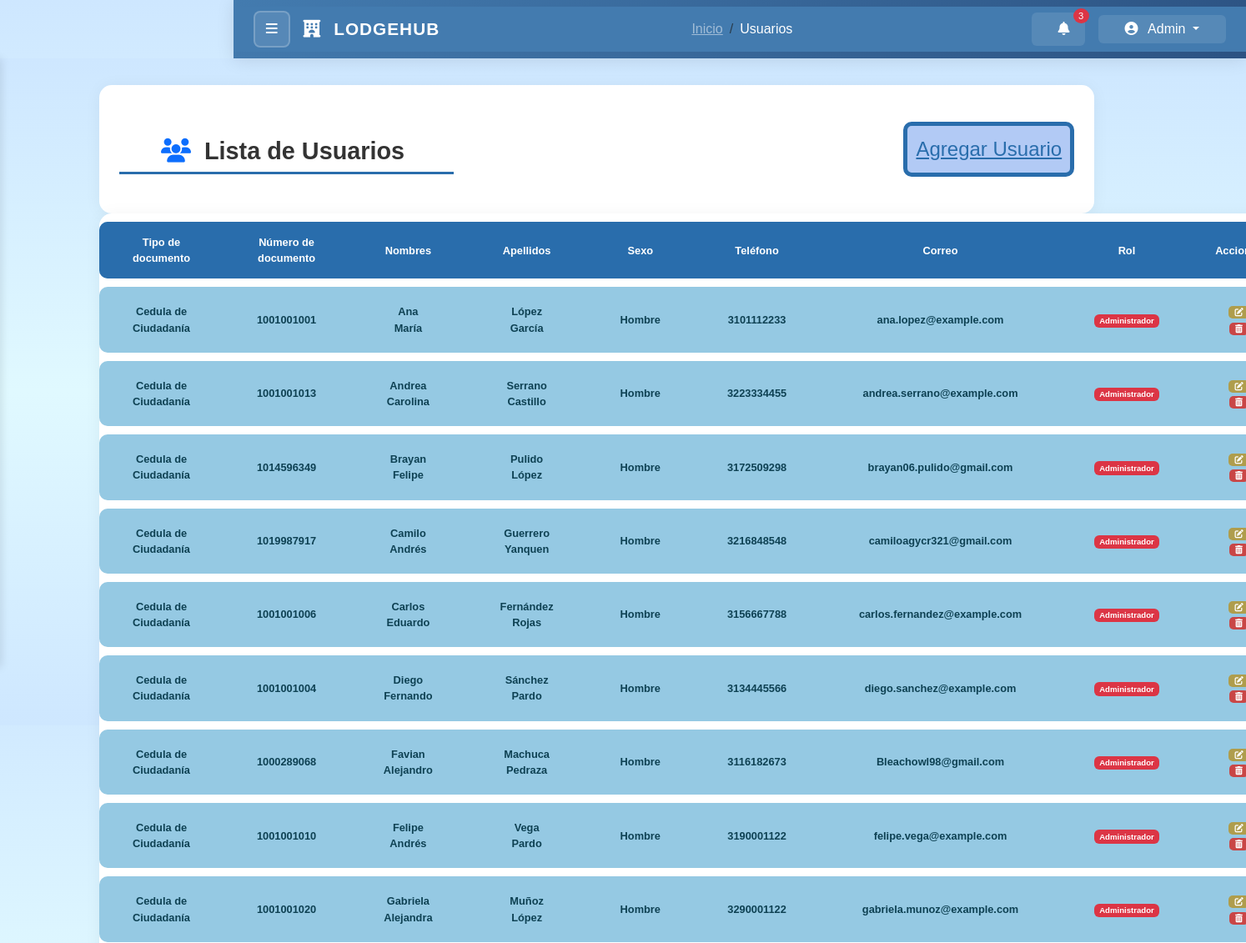
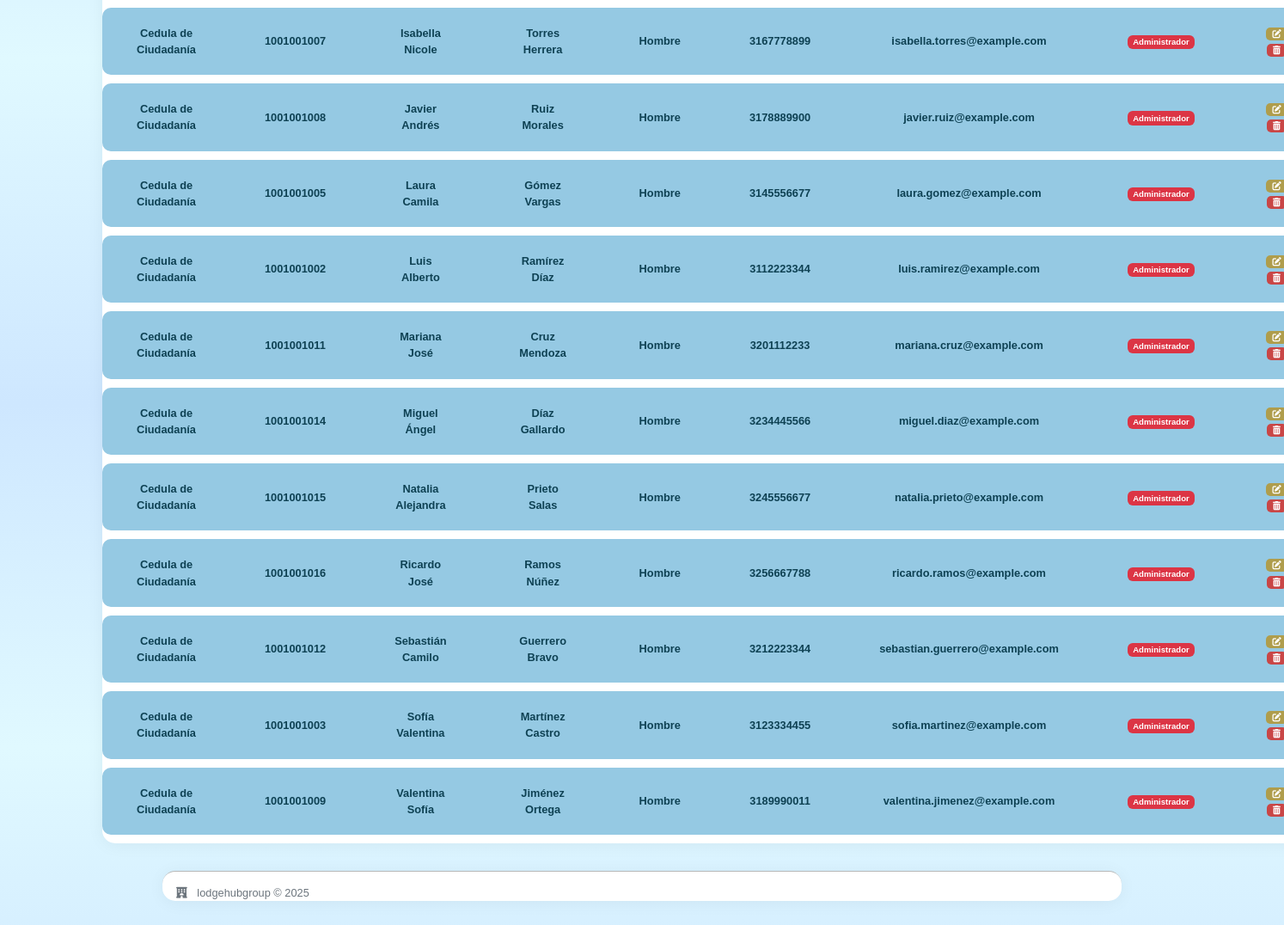
/app/views/Usuarios/lista.php, run on the app's committed database (2 pictures, top to bottom).
### tables this page shows
CREATE TABLE IF NOT EXISTS tp_empleados(numDocumento VARCHAR (15) NOT NULL,
                                nombres VARCHAR (40) NOT NULL,
                                apellidos VARCHAR (40) NOT NULL,
                                direccion VARCHAR (30) NOT NULL,
                                fechaNacimiento DATE NOT NULL,
                                numTelefono VARCHAR (15) NOT NULL,
                                telEmergencia VARCHAR (15) NOT NULL,
                                password varchar (255) NOT NULL,
                                correo VARCHAR (250) NOT NULL,
                                rnt int (10) ,
                                nit int (10) ,
                                foto varchar (255),
                                solicitarContraseña ENUM('0','1') ,
                                tokenPassword varchar (100) ,
                                sesionCaducada ENUM('Activo','Inactivo') NOT NULL DEFAULT 'Activo',
                                sexo INT (3) NOT NULL,
                                tipoDocumento INT (3) NOT NULL,
                                roles INT (3) NOT NULL,
                                

                                PRIMARY KEY (numdocumento),
                                FOREIGN KEY (sexo) REFERENCES td_sexo (id),
                                FOREIGN KEY (tipoDocumento) REFERENCES td_tipodocumento (id),
                                FOREIGN KEY (roles) REFERENCES td_roles (id)
                                );

CREATE TABLE IF NOT EXISTS td_tipoDocumento(id INT (3) AUTO_INCREMENT NOT NULL,
                                            descripcion VARCHAR (30) NOT NULL,

                                            PRIMARY KEY (id)
                                            );

CREATE TABLE IF NOT EXISTS td_sexo (id INT (3) AUTO_INCREMENT NOT NULL,
                                    descripcion VARCHAR (20) NOT NULL,

                                    PRIMARY KEY (id)
                                    );

CREATE TABLE IF NOT EXISTS td_roles (id INT (3) AUTO_INCREMENT NOT NULL,
                                    descripcion VARCHAR (20) NOT NULL,

                                    PRIMARY KEY (id)
                                    );

### app/models/Usuario.php (called while the page is built, shortened)
<?php
class Usuario
{
    private $db;
    public function __construct($database_connection)
    {
        $this->db = $database_connection;
    }
    public function obtenerTodos()
    {
        $sql = "SELECT
                    d.descripcion AS tipo_documento,
                    e.numDocumento,
                    e.nombres,
                    e.apellidos,
                    s.descripcion AS sexo,
                    e.numTelefono,
                    e.telEmergencia,
                    e.correo,
                    r.descripcion AS rol
                FROM tp_empleados e
                INNER JOIN td_tipodocumento d ON e.tipoDocumento = d.id
                INNER JOIN td_sexo s ON e.sexo = s.id
                INNER JOIN td_roles r ON e.roles = r.id
                ORDER BY e.nombres ASC";
        try {
            $stmt = $this->db->prepare($sql);
            $stmt->execute();
            return $stmt->fetchAll(PDO::FETCH_ASSOC);
        } catch (PDOException $e) {
            error_log($e->getMessage());
            return [];
        }
    }
}

### app/views/Usuarios/lista.php (the view, shortened to what this page needs)
<?php
require_once __DIR__ . '/../../../app/Models/Usuario.php';
$db = conexionDB();
$usuarioModel = new Usuario($db);
$usuarios = $usuarioModel->obtenerTodos();
$pageTitle = "Usuarios";
$userName = "Admin";
?>
<!DOCTYPE html>
<html lang="es">
<head>
    <link href="https://cdn.jsdelivr.net/npm/bootstrap@5.3.7/dist/css/bootstrap.min.css" rel="stylesheet">
    <link rel="stylesheet" href="https://cdnjs.cloudflare.com/ajax/libs/font-awesome/6.1.1/css/all.min.css">
    <link href="../../../public/assets/css/layoutStyles.css" rel="stylesheet">
    <link rel="stylesheet" href="../../../public/assets/css/styles.css">
</head>
<body>
<?php
include '../Layouts/navbar.php';
?>
<main class="main-content" id="mainContent">
    <div class="container mt-4">
        <div class="user-header">
            <h2 class="form-title">
                <i class="fas fa-users text-primary me-2"></i>
                Lista de Usuarios
            </h2>
            <a href="crear.php" class="btn-add" title="Agregar Usuario">
                Agregar Usuario
            </a>
        </div>
        <table class="user-table">
            <thead class="user-table-header">
                <tr>
                    <th>Tipo de documento</th>
                    <th>Número de documento</th>
                    <th>Nombres</th>
                    <th>Apellidos</th>
                    <th>Sexo</th>
                    <th>Teléfono</th>
                    <th>Correo</th>
                    <th>Rol</th>
                    <th>Acciones</th>
                </tr>
            </thead>
            <tbody class="user-table-body">
                <?php if (empty($usuarios)): ?>
                    <tr>
                        <td colspan="9" style="text-align: center;">
                            <i class="fas fa-users fa-3x text-muted mb-3"></i>
                            <p class="text-muted">No hay usuarios registrados.</p>
                        </td>
                    </tr>
                <?php else: ?>
                    <?php foreach ($usuarios as $usuario): ?>
                        <tr>
                            <td><?php echo htmlspecialchars($usuario['tipo_documento']); ?></td>
                            <td><?php echo htmlspecialchars($usuario['numDocumento']); ?></td>
                            <td><?php echo htmlspecialchars($usuario['nombres']); ?></td>
                            <td><?php echo htmlspecialchars($usuario['apellidos']); ?></td>
                            <td><?php echo htmlspecialchars($usuario['sexo']); ?></td>
                            <td><?php echo htmlspecialchars($usuario['numTelefono']); ?></td>
                            <td><?php echo htmlspecialchars($usuario['correo']); ?></td>
                            <td>
                                <?php
                                $rolClass = '';
                                switch(strtolower($usuario['rol'])) {
                                    case 'administrador':
                                        $rolClass = 'bg-danger';
                                        break;
                                }
                                ?>
                                <span class="badge <?php echo $rolClass; ?>">
                                    <?php echo htmlspecialchars($usuario['rol']); ?>
                                </span>
                            </td>
                            <td class="action-links">
                                <a href="editar.php?id=<?php echo htmlspecialchars($usuario['numDocumento']); ?>"
                                   class="btn-edit" title="Editar">
                                    <i class="fas fa-edit"></i>
                                </a>
                                <a href="eliminar.php?id=<?php echo htmlspecialchars($usuario['numDocumento']); ?>"
                                   class="btn-delete" title="Eliminar"
                                   onclick="return confirm('¿Estás seguro de que deseas eliminar este usuario?');">
                                    <i class="fas fa-trash-alt"></i>
                                </a>
                            </td>
                        </tr>
                    <?php endforeach; ?>
                <?php endif; ?>
            </tbody>
        </table>
        <footer class="form-footer">
            <i class="fas fa-hotel me-2"></i>
            lodgehubgroup © 2025
        </footer>
    </div>
</main>
</body>
</html>

### app/views/layouts/navbar.php (shortened to what this page needs)
<nav class="navbar navbar-expand-lg" id="navbar">
    <div class="container-fluid">
        <button class="btn-sidebar-toggle me-3" onclick="toggleSidebar()" title="Abrir/Cerrar Menú">
            <i class="fas fa-bars"></i>
        </button>
        <div class="collapse navbar-collapse" id="navbarSupportedContent">
            <div class="navbar-brand-container">
                <span class="navbar-brand">
                    <i class="fas fa-hotel me-2"></i>
                    LODGEHUB
                </span>
            </div>
            <nav aria-label="breadcrumb" class="mx-auto d-none d-lg-block">
                <ol class="breadcrumb mb-0">
                    <li class="breadcrumb-item"><a href="#" class="text-white-50">Inicio</a></li>
                    <li class="breadcrumb-item active text-white" aria-current="page"><?php echo isset($pageTitle) ? $pageTitle : 'Página'; ?></li>
                </ol>
            </nav>
            <div class="navbar-user">
                <div class="d-flex align-items-center gap-3">
                    <div class="dropdown">
                        <button class="btn btn-notification" type="button" data-bs-toggle="dropdown">
                            <i class="fas fa-bell"></i>
                            <span class="notification-badge">3</span>
                        </button>
                    </div>
                    <div class="dropdown">
                        <button class="btn btn-user dropdown-toggle" type="button" data-bs-toggle="dropdown">
                            <i class="fas fa-user-circle me-2"></i>
                            <span class="d-none d-md-inline"><?php echo isset($userName) ? $userName : 'Admin'; ?></span>
                        </button>
                    </div>
                </div>
            </div>
        </div>
    </div>
</nav>

### public/assets/css/layoutStyles.css (style rules this page uses)
:root { --primary-color: #437baf; --primary-dark: #2c5282; --sidebar-width: 280px; --navbar-height: 70px; }
.main-content { margin-top: var(--navbar-height); margin-left: 0; transition: margin-left 0.3s ease; min-height: calc(100vh - var(--navbar-height)); }
#navbar { background: linear-gradient(135deg, var(--primary-color), var(--primary-dark)) !important; box-shadow: 0 2px 20px rgba(0,0,0,0.1); border: none; margin-left: 280px; position: fixed; top: 0; left: 0; right: 0; z-index: 1050; height: var(--navbar-height); }
.navbar .container-fluid { padding: 0.8rem 1.5rem; height: 100%; }
.btn-sidebar-toggle { background: rgba(255,255,255,0.1); border: 2px solid rgba(255,255,255,0.2); color: white; padding: 0.5rem 0.8rem; border-radius: 8px; transition: all 0.3s ease; }
.navbar-brand { color: white !important; font-weight: 700; font-size: 1.3rem; text-transform: uppercase; letter-spacing: 1px; }
.breadcrumb { background: none; padding: 0; }
.btn-notification { background: rgba(255,255,255,0.1); border: none; color: white; width: 40px; height: 40px; border-radius: 50%; position: relative; transition: all 0.3s ease; }
.notification-badge { position: absolute; top: -5px; right: -5px; background: #dc3545; color: white; font-size: 0.7rem; padding: 0.2rem 0.4rem; border-radius: 50%; min-width: 18px; height: 18px; display: flex; align-items: center; justify-content: center; }
.btn-user { background: rgba(255,255,255,0.1); border: 2px solid rgba(255,255,255,0.2); color: white; padding: 0.5rem 1rem; border-radius: 25px; font-weight: 500; transition: all 0.3s ease; }
.container.mt-4 { padding: 2rem; }
body { font-family: 'Segoe UI', Tahoma, Geneva, Verdana, sans-serif; background: #f8f9fa; }
.user-header { margin-bottom: 2rem; display: flex; justify-content: space-between; align-items: center; background: white; padding: 1.5rem; border-radius: 15px; box-shadow: 0 2px 20px rgba(0,0,0,0.05); }
.user-header .form-title { color: #333; margin: 0; font-size: 1.8rem; font-weight: 600; }
.user-table { background: white; border-radius: 15px; overflow: hidden; box-shadow: 0 2px 20px rgba(0,0,0,0.05); margin-bottom: 2rem; }
.form-footer { background: white; padding: 1rem; text-align: center; border-radius: 15px; box-shadow: 0 2px 20px rgba(0,0,0,0.05); color: #666; margin-top: 2rem; }

### public/assets/css/styles.css (style rules this page uses)
html, body { font-family: "Arial", sans-serif; background: linear-gradient(#cee7ff, #e0f9ff, #cee7ff); justify-content: center; align-items: center; width: auto; margin: 0; padding: 0; height: 100%; }
.form-title { color: #296dac; font-weight: 645; font-size: 2.0em; margin-bottom: 30px; margin-left: 70px; border-bottom: 3px solid #296DAC; padding-top: 15px; padding-left: 50px; padding-bottom: 8px; width: 35%; }
.form-footer { margin: 20px 70px; padding-top: 15px; padding-bottom: 0px; font-size: 0.8em; color: #6c757d; text-align: left; border-top: 1px solid #b8b8b8; }
.user-header { display: flex; flex-wrap: wrap; justify-content: space-between; width: 95%; margin-bottom: 0px; }
.user-table { width: 100%; border-collapse: separate; border-spacing: 0 10px; color: #0E4153; font-size: 0.8em; font-weight: 550; overflow-y: auto; }
.user-table tr { background-color: #95C9E3; padding: 15px 20px; text-align: center; }
.user-table th { background-color: #296dac; color: #ffffff; padding: 15px 20px; text-align: center; }
.user-table td { padding: 20px 40px; text-align: center; }
.user-table th:first-child, .user-table tr td:first-child { border-top-left-radius: 10px; border-bottom-left-radius: 10px; }
.user-table th:last-child, .user-table tr td:last-child { border-top-right-radius: 10px; border-bottom-right-radius: 10px; }
.btn-delete { background-color: rgb(201, 70, 70); color: #ffffff; font-size: 0.8em; padding: 2px 7px; border: none; border-radius: 5px; cursor: pointer; transition: background-color 0.2s ease; }
.btn-edit { background-color: #af9d4c; color: #ffffff; font-size: 0.8em; padding: 2px 7px; border: none; border-radius: 5px; cursor: pointer; transition: background-color 0.2s ease; }
.btn-add { background-color: #B2CAF5; color: #296DAC; border: 5px solid #296DAC; float: left; margin: 20px 0; padding: 10px; text-align: center; font-size: 1.5em; border-radius: 10px; cursor: pointer; }
.btn { padding: 5px 32px; border: none; border-radius: 6px; cursor: pointer; font-weight: 500; transition: background-color 0.2s ease, box-shadow 0.2s ease; }
.container-fluid { background: #437bafff; padding: 20px; }

### data on the page
tp_empleados: tipoDocumento.descripcion "Cedula de Ciudadanía", numDocumento "1001001001", nombres "Ana María", apellidos "López García", sexo.descripcion "Hombre", numTelefono "3101112233", correo "ana.lopez@example.com", roles.descripcion "Administrador"
tp_empleados: tipoDocumento.descripcion "Cedula de Ciudadanía", numDocumento "1001001013", nombres "Andrea Carolina", apellidos "Serrano Castillo", sexo.descripcion "Hombre", numTelefono "3223334455", correo "andrea.serrano@example.com", roles.descripcion "Administrador"
tp_empleados: tipoDocumento.descripcion "Cedula de Ciudadanía", numDocumento "1014596349", nombres "Brayan Felipe", apellidos "Pulido López", sexo.descripcion "Hombre", numTelefono "3172509298", correo "brayan06.pulido@gmail.com", roles.descripcion "Administrador"
tp_empleados: tipoDocumento.descripcion "Cedula de Ciudadanía", numDocumento "1019987917", nombres "Camilo Andrés", apellidos "Guerrero Yanquen", sexo.descripcion "Hombre", numTelefono "3216848548", correo "camiloagycr321@gmail.com", roles.descripcion "Administrador"
tp_empleados: tipoDocumento.descripcion "Cedula de Ciudadanía", numDocumento "1001001006", nombres "Carlos Eduardo", apellidos "Fernández Rojas", sexo.descripcion "Hombre", numTelefono "3156667788", correo "carlos.fernandez@example.com", roles.descripcion "Administrador"
tp_empleados: tipoDocumento.descripcion "Cedula de Ciudadanía", numDocumento "1001001004", nombres "Diego Fernando", apellidos "Sánchez Pardo", sexo.descripcion "Hombre", numTelefono "3134445566", correo "diego.sanchez@example.com", roles.descripcion "Administrador"
tp_empleados: tipoDocumento.descripcion "Cedula de Ciudadanía", numDocumento "1000289068", nombres "Favian Alejandro", apellidos "Machuca Pedraza", sexo.descripcion "Hombre", numTelefono "3116182673", correo "Bleachowl98@gmail.com", roles.descripcion "Administrador"
tp_empleados: tipoDocumento.descripcion "Cedula de Ciudadanía", numDocumento "1001001010", nombres "Felipe Andrés", apellidos "Vega Pardo", sexo.descripcion "Hombre", numTelefono "3190001122", correo "felipe.vega@example.com", roles.descripcion "Administrador"
tp_empleados: tipoDocumento.descripcion "Cedula de Ciudadanía", numDocumento "1001001020", nombres "Gabriela Alejandra", apellidos "Muñoz López", sexo.descripcion "Hombre", numTelefono "3290001122", correo "gabriela.munoz@example.com", roles.descripcion "Administrador"
tp_empleados: tipoDocumento.descripcion "Cedula de Ciudadanía", numDocumento "1001001007", nombres "Isabella Nicole", apellidos "Torres Herrera", sexo.descripcion "Hombre", numTelefono "3167778899", correo "isabella.torres@example.com", roles.descripcion "Administrador"
tp_empleados: tipoDocumento.descripcion "Cedula de Ciudadanía", numDocumento "1001001008", nombres "Javier Andrés", apellidos "Ruiz Morales", sexo.descripcion "Hombre", numTelefono "3178889900", correo "javier.ruiz@example.com", roles.descripcion "Administrador"
tp_empleados: tipoDocumento.descripcion "Cedula de Ciudadanía", numDocumento "1001001005", nombres "Laura Camila", apellidos "Gómez Vargas", sexo.descripcion "Hombre", numTelefono "3145556677", correo "laura.gomez@example.com", roles.descripcion "Administrador"
tp_empleados: tipoDocumento.descripcion "Cedula de Ciudadanía", numDocumento "1001001002", nombres "Luis Alberto", apellidos "Ramírez Díaz", sexo.descripcion "Hombre", numTelefono "3112223344", correo "luis.ramirez@example.com", roles.descripcion "Administrador"
tp_empleados: tipoDocumento.descripcion "Cedula de Ciudadanía", numDocumento "1001001011", nombres "Mariana José", apellidos "Cruz Mendoza", sexo.descripcion "Hombre", numTelefono "3201112233", correo "mariana.cruz@example.com", roles.descripcion "Administrador"
tp_empleados: tipoDocumento.descripcion "Cedula de Ciudadanía", numDocumento "1001001014", nombres "Miguel Ángel", apellidos "Díaz Gallardo", sexo.descripcion "Hombre", numTelefono "3234445566", correo "miguel.diaz@example.com", roles.descripcion "Administrador"
tp_empleados: tipoDocumento.descripcion "Cedula de Ciudadanía", numDocumento "1001001015", nombres "Natalia Alejandra", apellidos "Prieto Salas", sexo.descripcion "Hombre", numTelefono "3245556677", correo "natalia.prieto@example.com", roles.descripcion "Administrador"
tp_empleados: tipoDocumento.descripcion "Cedula de Ciudadanía", numDocumento "1001001016", nombres "Ricardo José", apellidos "Ramos Núñez", sexo.descripcion "Hombre", numTelefono "3256667788", correo "ricardo.ramos@example.com", roles.descripcion "Administrador"
tp_empleados: tipoDocumento.descripcion "Cedula de Ciudadanía", numDocumento "1001001012", nombres "Sebastián Camilo", apellidos "Guerrero Bravo", sexo.descripcion "Hombre", numTelefono "3212223344", correo "sebastian.guerrero@example.com", roles.descripcion "Administrador"
tp_empleados: tipoDocumento.descripcion "Cedula de Ciudadanía", numDocumento "1001001003", nombres "Sofía Valentina", apellidos "Martínez Castro", sexo.descripcion "Hombre", numTelefono "3123334455", correo "sofia.martinez@example.com", roles.descripcion "Administrador"
tp_empleados: tipoDocumento.descripcion "Cedula de Ciudadanía", numDocumento "1001001009", nombres "Valentina Sofía", apellidos "Jiménez Ortega", sexo.descripcion "Hombre", numTelefono "3189990011", correo "valentina.jimenez@example.com", roles.descripcion "Administrador"

### other printed values
$pageTitle "Usuarios"
$userName "Admin"
